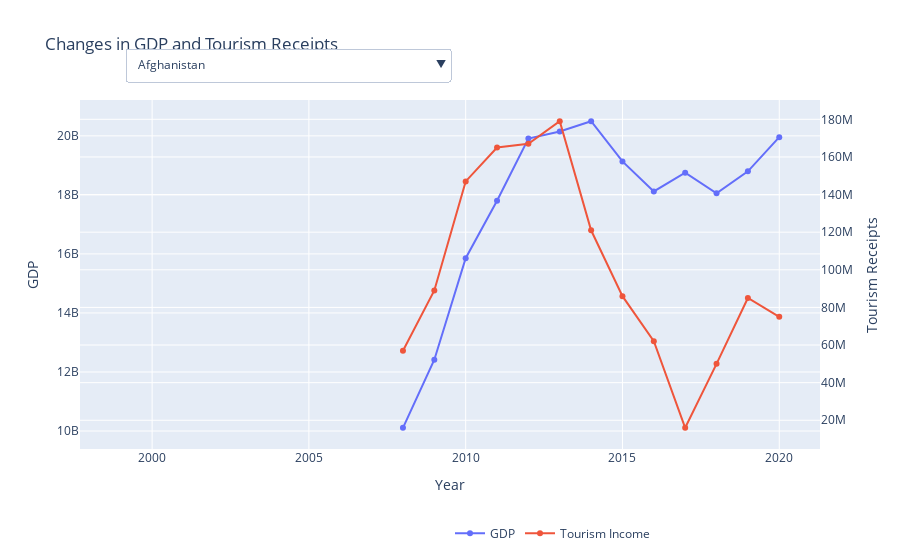

This figure's notebook cell:
### Markdown cell above
### First, we plot and analyse the changes in GDP VS tourism_receipts, to observe correlations (if any)

### Code cell
gdp_data = pivoted_df_filtered['gdp']
tourism_data = pivoted_df_filtered['tourism_receipts']

countries = gdp_data.index

fig = go.Figure()

initial_country = countries[0]  # Default to the first country
gdp_country = gdp_data.loc[initial_country]
tourism_country = tourism_data.loc[initial_country]


fig.add_trace(
    go.Scatter(
        x=gdp_country.index, 
        y=gdp_country.values,
        mode='lines+markers',
        name='GDP',
        yaxis='y1'
    )
)

fig.add_trace(
    go.Scatter(
        x=tourism_country.index, 
        y=tourism_country.values,
        mode='lines+markers',
        name='Tourism Income',
        yaxis='y2'
    )
)

fig.update_layout(
    title=f"Changes in GDP and Tourism Receipts",
    xaxis_title="Year",
    yaxis=dict(title="GDP", side='left'),
    yaxis2=dict(title="Tourism Receipts", overlaying='y', side='right'),
    legend=dict(x=0.5, y=-0.2, orientation='h')
)

dropdown_buttons = []

for country in countries:
    gdp_country = gdp_data.loc[country]
    tourism_country = tourism_data.loc[country]

    dropdown_buttons.append(
        dict(
            label=country,
            method='update',
            args=[
                {'x': [gdp_country.index, tourism_country.index],  # Update x data
                 'y': [gdp_country.values, tourism_country.values]},  # Update y data
                {'title': f"Changes in GDP and Tourism Receipts for {country}"}  # Update title
            ]
        )
    )

fig.update_layout(
    updatemenus=[
        dict(
            buttons=dropdown_buttons,
            direction="down",
            showactive=True,
            x=0.5,
            y=1.15
        )
    ]
)

fig.show()
